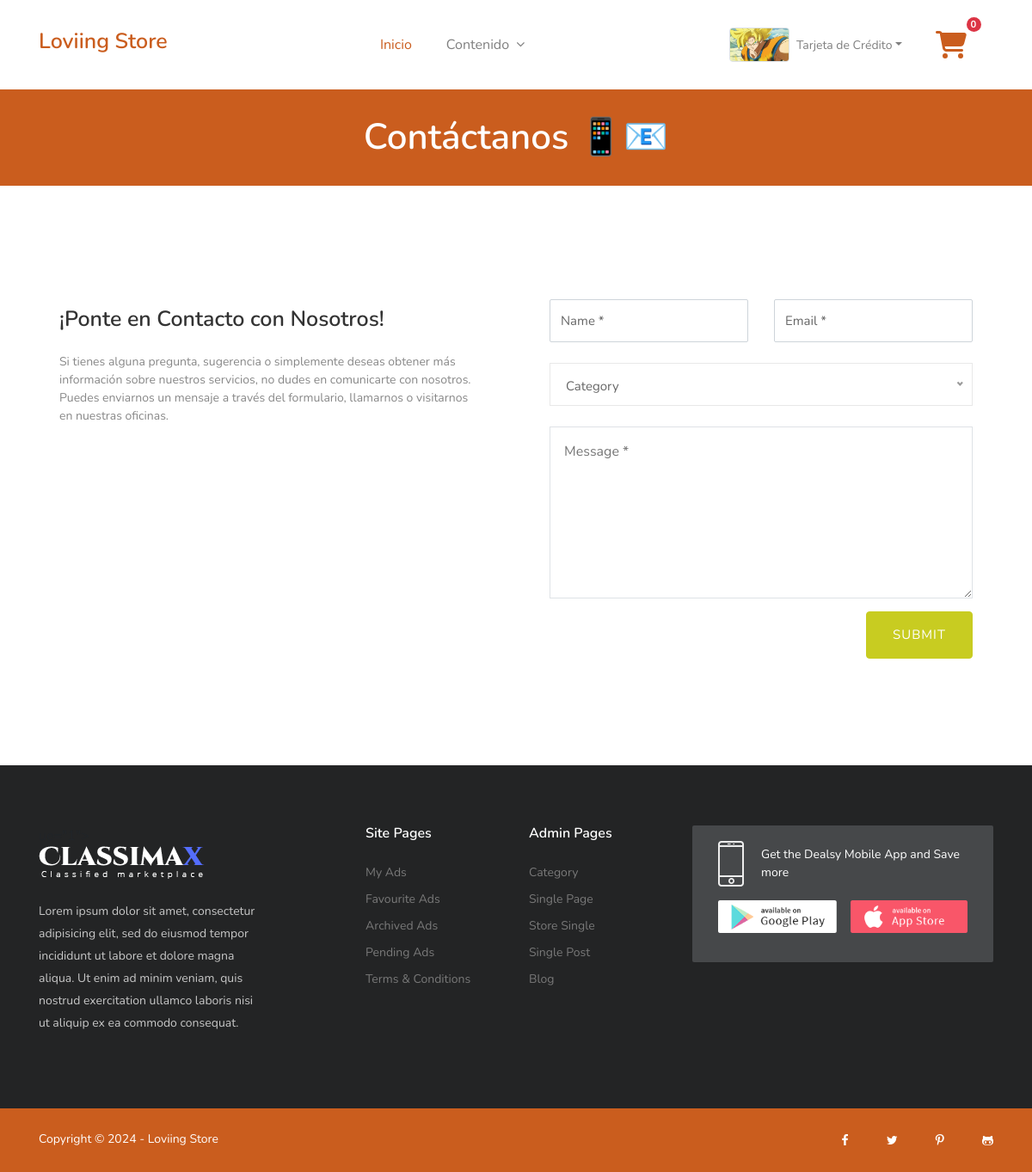
Screenshot of /Views/Cliente/contact-us.php (signed in) with the database file from the repository.
### tables this page shows
CREATE TABLE `tbl_usuarios` (
  `id_usuario` int(11) NOT NULL,
  `nombre_usuario` varchar(100) DEFAULT NULL,
  `genero` varchar(50) DEFAULT NULL,
  `fecha_nacimiento` date DEFAULT NULL,
  `tipo_documento` varchar(50) DEFAULT NULL,
  `num_documento` varchar(50) DEFAULT NULL,
  `email_usuario` varchar(50) DEFAULT NULL,
  `clave_usuario` varchar(250) DEFAULT NULL,
  `rol_usuario` varchar(50) DEFAULT NULL,
  `estado_usuario` varchar(10) DEFAULT NULL,
  `foto_usuario` varchar(255) DEFAULT NULL,
  `fecha_creacion` date DEFAULT NULL
);

### Models/consultasCliente.php (called while the page is built, shortened)
<?php
class ConsultasCliente
{
    public function consultarCarrito($cod_cliente)
    {
        $sql = "SELECT * FROM tbl_carrito WHERE cod_cliente = :cod_cliente AND compra_realizada = 'No'";
        $objConexionBd = new ConexionBd();
        $conexion = $objConexionBd->getConexion();
        $result = $conexion->prepare($sql);
        $result->bindParam(":cod_cliente", $cod_cliente);
        $result->execute();
        return $result->fetch();
    }
}

### Models/consultasAdmin.php (called while the page is built, shortened)
<?php
class ConsultasAdmin
{
    public function consultarUser($idUser)
    {
        $sql = "SELECT * FROM tbl_usuarios WHERE id_usuario = :idUser";
        $objConexionBd = new ConexionBd();
        $conexion = $objConexionBd->getConexion();
        $result = $conexion->prepare($sql);
        $result->bindParam(":idUser", $idUser);
        $result->execute();
        $f = $result->fetch();
        return $f;
    }
}

### Controllers/Cliente/mostrarContenido.php (the view, shortened to what this page needs)
	<?php
function mostrarHeaderCliente()
{
	$idUser = $_SESSION["idUser"];
	$objConsultasAdmin = new ConsultasAdmin();
	$tablaIndUsuario = $objConsultasAdmin->consultarUser($idUser);
	$objConsultasCliente = new ConsultasCliente();
	$tblIndCarrito = $objConsultasCliente->consultarCarrito($idUser);
	if (is_array($tblIndCarrito)) {
		$id_carrito = $tblIndCarrito["id_carrito"];
		$numElementosCarrito = $objConsultasCliente->consultarNumElementosCarrito($id_carrito);
		echo '
	<header>
        <div class="container">
            <div class="row">
                <div class="col-md-12">
                    <nav class="navbar navbar-expand-lg navbar-light navigation">
                        <a class="navbar-brand" href="home.php">
                            <h2>Loviing Store</h2>
                        </a>
                        <button class="navbar-toggler" type="button" data-toggle="collapse"
                            data-target="#navbarSupportedContent" aria-controls="navbarSupportedContent"
                            aria-expanded="false" aria-label="Toggle navigation">
                            <span class="navbar-toggler-icon"></span>
                        </button>
                        <div class="collapse navbar-collapse" id="navbarSupportedContent">
                            <ul class="navbar-nav ml-auto main-nav ">
                                <li class="nav-item active">
                                    <a class="nav-link" href="home.php">Inicio</a>
                                </li>
                                <li class="nav-item dropdown dropdown-slide @@pages">
                                    <a class="nav-link dropdown-toggle" href="#" data-toggle="dropdown"
                                        aria-haspopup="true" aria-expanded="false">
                                        Contenido <span><i class="fa fa-angle-down"></i></span>
                                    </a>
                                    <ul class="dropdown-menu">
                                        <li><a class="dropdown-item @@about" href="about-us.php">Sobre nosotros</a></li>
                                        <li><a class="dropdown-item @@contact" href="contact-us.php">Contácto</a></li>
                                        <li><a class="dropdown-item @@terms"
                                                href="terms-condition.php">Términos y
                                                Condiciones</a></li>
                                    </ul>
                                </li>
                            </ul>
                            <ul class="navbar-nav ml-auto mt-10 d-flex align-items-center">
                                <li class="nav-item dropdown pe-3">
                                    <a class="nav-link nav-profile d-flex align-items-center pe-0" href="user-profile.php"
                                        data-bs-toggle="dropdown">
                                        <img src="../../Uploads/Usuarios/' . $tablaIndUsuario["foto_usuario"] . '" alt="Profile" class="rounded border mr-2"
                                            width="70px" style="max-height: 50px; object-fit: contain; object-position: center;">
                                        <span class="d-none d-md-block dropdown-toggle ps-2">' .
			$tablaIndUsuario["nombre_usuario"] . '</span>
                                    </a>
                                    <ul class="dropdown-menu dropdown-menu-end dropdown-menu-arrow profile">
                                        <li class="dropdown-header">
                                            <h6>' . $tablaIndUsuario["nombre_usuario"] . '</h6>
                                            <span>' . $tablaIndUsuario["rol_usuario"] . '</span>
                                        </li>
                                        <li>
                                            <hr class="dropdown-divider">
                                        </li>
                                        <li>
                                            <a class="dropdown-item d-flex align-items-center"
                                                href="user-profile.php">
                                                <i class="bi bi-person"></i>
                                                <span>Mi perfil</span>
                                            </a>
                                        </li>
                                        <li>
                                            <hr class="dropdown-divider">
                                        </li>
                                        <li>
                                            <a class="dropdown-item d-flex align-items-center"
                                                href="../../Controllers/cerrarSesion.php">
                                                <i class="bi bi-box-arrow-right"></i>
                                                <span>Cerrar Sesión</span>
                                            </a>
                                        </li>
                                    </ul>
                                </li>
                                <li class="nav-item">
                                    <a class="btn position-relative" href="carrito.php">
                                        <svg xmlns="http://www.w3.org/2000/svg" height="32" width="36"
                                            viewBox="0 0 576 512">
                                            <path fill="#ca5d1e"
                                                d="M0 24C0 10.7 10.7 0 24 0H69.5c22 0 41.5 12.8 50.6 32h411c26.3 0 45.5 25 38.6 50.4l-41 152.3c-8.5 31.4-37 53.3-69.5 53.3H170.7l5.4 28.5c2.2 11.3 12.1 19.5 23.6 19.5H488c13.3 0 24 10.7 24 24s-10.7 24-24 24H199.7c-34.6 0-64.3-24.6-70.7-58.5L77.4 54.5c-.7-3.8-4-6.5-7.9-6.5H24C10.7 48 0 37.3 0 24zM128 464a48 48 0 1 1 96 0 48 48 0 1 1 -96 0zm336-48a48 48 0 1 1 0 96 48 48 0 1 1 0-96z" />
                                        </svg>
                                        <span
                                            class="position-absolute top-0 start-100 translate-middle badge rounded-pill bg-danger">
                                            ';
		if ($numElementosCarrito == 0) {
			echo '0';
		} else {
			echo $numElementosCarrito;
		}
		echo '
                                        </span>
                                    </a>
                                </li>
                            </ul>
                        </div>
                    </nav>
                </div>
            </div>
        </div>
    </header>
		';
	} else {
		$numElementosCarrito = 0;
		echo '
		<header>
        <div class="container">
            <div class="row">
                <div class="col-md-12">
                    <nav class="navbar navbar-expand-lg navbar-light navigation">
                        <a class="navbar-brand" href="home.php">
                            <h2>Loviing Store</h2>
                        </a>
                        <div class="collapse navbar-collapse" id="navbarSupportedContent">
                            <ul class="navbar-nav ml-auto main-nav ">
                                <li class="nav-item active">
                                    <a class="nav-link" href="home.php">Inicio</a>
                                </li>
                                <li class="nav-item dropdown dropdown-slide @@pages">
                                    <a class="nav-link dropdown-toggle" href="#" data-toggle="dropdown"
                                        aria-haspopup="true" aria-expanded="false">
                                        Contenido <span><i class="fa fa-angle-down"></i></span>
                                    </a>
                                </li>
                            </ul>
                            <ul class="navbar-nav ml-auto mt-10 d-flex align-items-center">
                                <li class="nav-item dropdown pe-3">
                                    <a class="nav-link nav-profile d-flex align-items-center pe-0" href="user-profile.php"
                                        data-bs-toggle="dropdown">
                                        <img src="../../Uploads/Usuarios/' . $tablaIndUsuario["foto_usuario"] . '" alt="Profile" class="rounded border mr-2"
                                            width="70px">
                                        <span class="d-none d-md-block dropdown-toggle ps-2">' .
			$tablaIndUsuario["nombre_usuario"] . '</span>
                                    </a>
                                            <h6>' . $tablaIndUsuario["nombre_usuario"] . '</h6>
                                            <span>' . $tablaIndUsuario["rol_usuario"] . '</span>
                                </li>
                                <li class="nav-item">
                                    <a class="btn position-relative" href="carrito.php">
                                        <span
                                            class="position-absolute top-0 start-100 translate-middle badge rounded-pill bg-danger">
                                            ' . $numElementosCarrito . '
                                        </span>
                                    </a>
                                </li>
                            </ul>
                        </div>
                    </nav>
                </div>
            </div>
        </div>
    </header>
		';
	}
}
	?>
	<?php
function mostrarFooterCliente()
{
	echo '
	<!--============================
	=            Footer            =
	=============================-->
	<footer class="footer-bottom">
		<div class="container">
			<div class="row">
				<div class="col-lg-6 text-center text-lg-left mb-3 mb-lg-0">
					<div class="copyright">
						<p>Copyright &copy;
							<script>
								var CurrentYear = new Date().getFullYear()
								document.write(CurrentYear)
							</script> - Loviing Store
						</p>
					</div>
				</div>
				<div class="col-lg-6">
					<ul class="social-media-icons text-center text-lg-right">
						<li><a class="fa fa-facebook" href="https://www.facebook.com/themefisher"></a></li>
						<li><a class="fa fa-twitter" href="https://www.twitter.com/themefisher"></a></li>
						<li><a class="fa fa-pinterest-p" href="https://www.pinterest.com/themefisher"></a></li>
						<li><a class="fa fa-github-alt" href="https://www.github.com/themefisher"></a></li>
					</ul>
				</div>
			</div>
		</div>
		<div class="scroll-top-to">
			<i class="fa fa-angle-up"></i>
		</div>
	</footer>
	';
}

### Views/Website_externo/css/style.css (style rules this page uses)
:root { --color-primario: #ca5d1e; --color-secundario: #c8cc21; --color-blanco: #ffffff; --fuente-primario: "Nunito"; }
body { line-height: 1.5; font-family: var(--fuente-primario); }
p, li, input, select, button { font-family: var(--fuente-primario); color: #666; font-size: 14px; font-weight: 400; }
h1, h2, h3, h4, h5, h6 { font-weight: 600; color: #333; font-family: var(--fuente-primario); }
p { color: #666; font-family: var(--fuente-primario); }
h2 { font-size: 25px; }
p { color: #888; }
.navbar-brand h2 { color: var(--color-primario); }
ol, ul { margin: 0; padding: 0; list-style: none; }
a { transition: all 0.3s ease-in 0s; color: #000; }
.btn { font-size: 15px; letter-spacing: 1px; display: inline-block; padding: 15px 30px; border-radius: 4px; }
.navigation { padding: 20px 0; }
.navigation .navbar-nav { text-align: center; }
.main-nav .nav-item .nav-link { font-size: 16px; line-height: 43px; padding: 0 20px; }
.main-nav .nav-item .nav-link span { margin-left: 4px; }
.main-nav .nav-item .nav-link.dropdown-toggle { padding-right: 10px; }
.main-nav .nav-item .dropdown-toggle::after { border: none; }
.main-nav .nav-item.active .nav-link { color: #ca5d1e; }
.nav-item.dropdown { position: relative; }
@media (min-width: 992px) { .dropdown-slide { position: static; } }
.footer-bottom { position: relative; background: var(--color-primario); padding: 25px 0; }
.footer-bottom .copyright p { color: var(--color-blanco); margin-bottom: 0; }
.footer-bottom .social-media-icons { margin-right: -20px; }
.footer-bottom .social-media-icons li { display: inline-block; }
.footer-bottom .social-media-icons li a { color: var(--color-blanco); padding: 0 20px; }

### rows the page displays
tbl_usuarios: foto_usuario (picture), nombre_usuario "Tarjeta de Crédito"

### other values shown
$numElementosCarrito "0"
